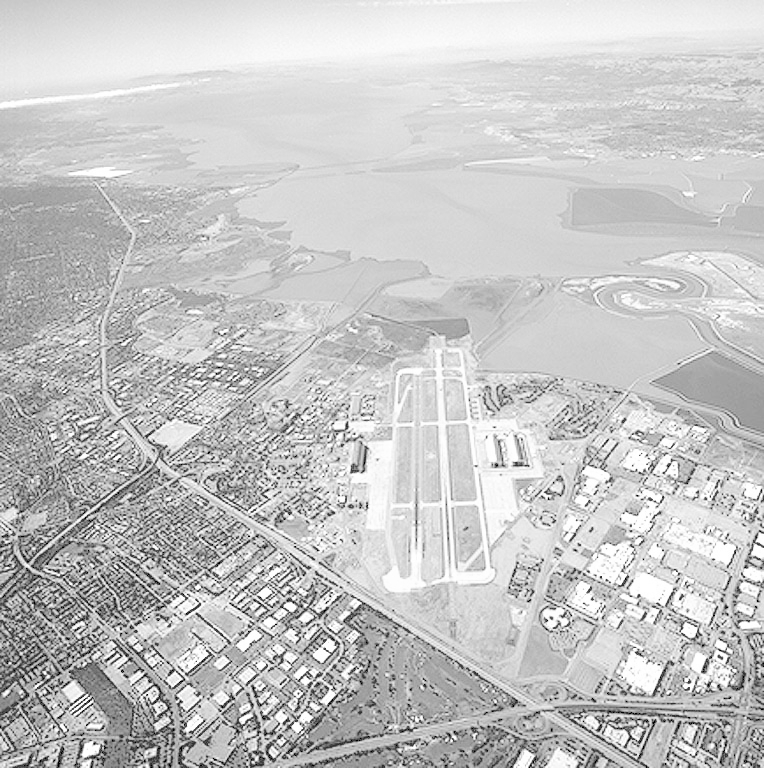
#> input picture computer_vision/Bilder/Aerial.jpg, 764 x 768 px; its folder holds only this picture in this run
$ jupyter execute ex3_1.ipynb   (shell and % lines are left out)
#> lines starting #> are read from the running program, lines starting #| are printed output that depends on the picture
# Aufgabe 1: Fourier-Spektrum

Die zweidimensionale diskrete Fourier-Transformation $\mathcal{F}: \mathbb{R}^{W \times H} \rightarrow \mathbb{C}^{W \times H}$ überführt ein Bild in eine alternative Repräsentation, in der es als Überlagerung von Sinus- und Kosinusfunktionen unterschiedlicher Frequenz dargestellt wird:

$$
    \mathcal{F}(I)(u, v) = \sum_{x=0}^{W-1} \sum_{y=0}^{H-1} I(x, y) \cdot \exp\biggl(-2 \pi i \Bigl(\frac{ux}{W} + \frac{vy}{H}\Bigr)\biggr) \,.
$$

Zur kompakten Schreibweise der Sinus- und Kosinusfunktionen dient dabei die Eulersche Formel:

$$
    \exp(i \cdot \varphi) = \cos(\varphi) + i \cdot \sin(\varphi) \,.
$$

Das Ergebnis $\mathcal{F}(I)(u, v)$ ist eine Funktion über dem Raum der komplexen Zahlen, welche die Amplitude und Phase einer Welle mit horizontaler Frequenz $u$ und vertikaler Frequenz $v$ kodieren.
Der Betrag (auch *Magnitude*) dieser Fourier-Koeffizienten entspricht dabei der Amplitude der Welle und das Argument (Winkel zwischen den Koeffizienten) entspricht der Phase.

Verwenden Sie `numpy.fft.fft2` zur Berechnung der Fouriertransformation eines Bildes!
Danach befindet sich das Zentrum $\mathcal{F}(I)(0, 0)$ des Fourier-Spektrums in der linken oberen Ecke des transformierten Bildes.
Nutzen Sie daher `numpy.fft.fftshift`, um das Zentrum in den Bildmittelpunkt zu verschieben und stellen Sie sowohl Magnitude als auch Phase des Spektrums graphisch dar!
Da die Magnitude üblicherweise vom Koeffizienten $(0, 0)$ dominiert wird, sollte vor der Darstellung die Grauwerttransformation $x \mapsto \log(1+x)$ zur Kontrastverbesserung angewandt werden.

## 0. Pfade, Pakete etc.

[cell 1]
import glob
import imageio
import numpy as np

import matplotlib.pyplot as plt

[cell 2]
image_filter = 'Bilder/*.jpg'

## 1. Laden und Normalisieren des Bildes

[cell 3]
image_path = np.random.choice(glob.glob(image_filter))
image = imageio.imread(image_path)
#> image is the input picture: shape (768, 764); min 0, max 255, mean 197.2

[cell 4]
image = image.astype(np.float32)
image -= image.min()
image /= image.max()

## 2. Berechnung der Fouriertransformation
Berechnen Sie nun die Fouriertransformation von `image`, indem Sie die entsprechende Funktion aus `numpy.fft` verwenden. Achten Sie darauf, das Spektrum zu zentrieren!

[cell 5]
image_transformed = np.fft.fftshift(np.fft.fft2(image))

## 3. Darstellung

Stellen Sie nun das Originalbild sowie Magnitude und Phase des Fourier-Spektrums graphisch dar.

Denken Sie daran, vor der Darstellung des Fourier-Spektrums die Grauwerttransformation $x \mapsto \log(1+x)$ anzuwenden.

[cell 6]
plt.figure(figsize=(12, 6))
plt.subplot(1,3,1, title='Original Image')
plt.imshow(image, cmap='gray', vmin=0, vmax=1)
plt.subplot(1,3,2, title='Magnitude of Image')
plt.imshow(np.log(1+np.absolute(image_transformed)))
plt.subplot(1,3,3, title='Phase of Image')
plt.imshow(np.angle(image_transformed))
plt.show()
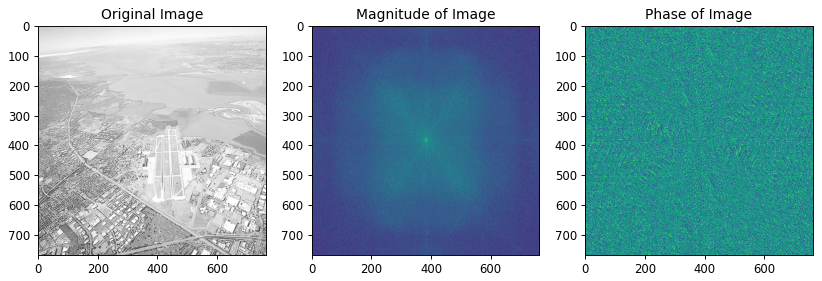
#> figure drawn by matplotlib, 3 panels


$ run again, on computer_vision/Bilder/Pollen2.jpg
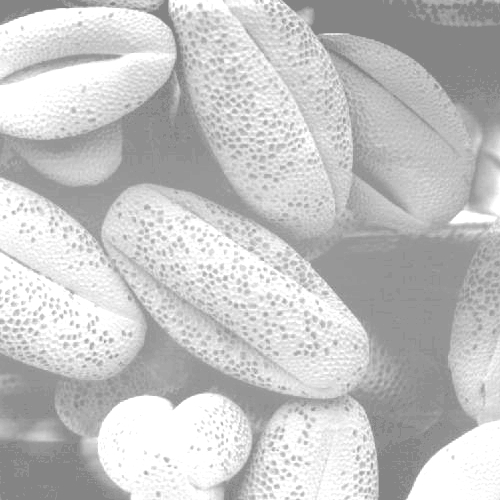
#> input picture computer_vision/Bilder/Pollen2.jpg, 500 x 500 px
#> image is the input picture: shape (500, 500); min 131, max 255, mean 196.4
#> `image /= image.max()`:
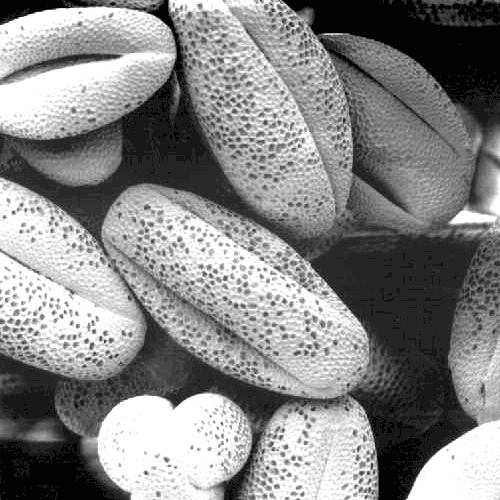
#> image: shape (500, 500) float32; min 0, max 1, mean 0.527
#> `plt.show()`:
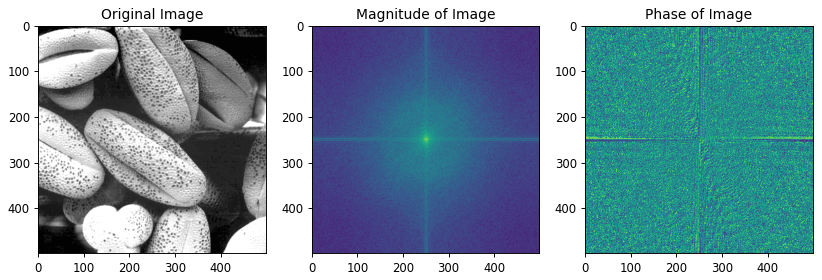
#> figure drawn by matplotlib, 3 panels
